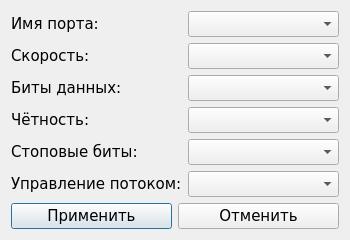
<?xml version="1.0" encoding="UTF-8"?>
<ui version="4.0">
 <class>SettingsDialog</class>
 <widget class="QDialog" name="SettingsDialog">
  <property name="geometry">
   <rect>
    <x>0</x>
    <y>0</y>
    <width>350</width>
    <height>228</height>
   </rect>
  </property>
  <property name="font">
   <font>
    <family>Verdana</family>
    <pointsize>11</pointsize>
   </font>
  </property>
  <property name="windowTitle">
   <string>Settings</string>
  </property>
  <layout class="QVBoxLayout" name="verticalLayout">
   <item>
    <layout class="QGridLayout" name="gridLayout">
     <item row="0" column="0">
      <widget class="QLabel" name="portNameLabel">
       <property name="text">
        <string>Имя порта:</string>
       </property>
      </widget>
     </item>
     <item row="0" column="1">
      <widget class="QComboBox" name="portNameComboBox">
       <property name="sizeAdjustPolicy">
        <enum>QComboBox::AdjustToContentsOnFirstShow</enum>
       </property>
      </widget>
     </item>
     <item row="1" column="0">
      <widget class="QLabel" name="baudRateLabel">
       <property name="text">
        <string>Скорость:</string>
       </property>
      </widget>
     </item>
     <item row="1" column="1">
      <widget class="QComboBox" name="baudRateComboBox">
       <property name="currentIndex">
        <number>-1</number>
       </property>
       <property name="sizeAdjustPolicy">
        <enum>QComboBox::AdjustToContentsOnFirstShow</enum>
       </property>
      </widget>
     </item>
     <item row="2" column="0">
      <widget class="QLabel" name="dataBitsLabel">
       <property name="text">
        <string>Биты данных:</string>
       </property>
      </widget>
     </item>
     <item row="2" column="1">
      <widget class="QComboBox" name="dataBitsComboBox">
       <property name="currentIndex">
        <number>-1</number>
       </property>
       <property name="sizeAdjustPolicy">
        <enum>QComboBox::AdjustToContentsOnFirstShow</enum>
       </property>
      </widget>
     </item>
     <item row="3" column="0">
      <widget class="QLabel" name="parityLabel">
       <property name="text">
        <string>Чётность:</string>
       </property>
      </widget>
     </item>
     <item row="3" column="1">
      <widget class="QComboBox" name="parityComboBox">
       <property name="sizeAdjustPolicy">
        <enum>QComboBox::AdjustToContentsOnFirstShow</enum>
       </property>
      </widget>
     </item>
     <item row="4" column="0">
      <widget class="QLabel" name="stopBitsLabel">
       <property name="text">
        <string>Стоповые биты:</string>
       </property>
      </widget>
     </item>
     <item row="4" column="1">
      <widget class="QComboBox" name="stopBitsComboBox">
       <property name="sizeAdjustPolicy">
        <enum>QComboBox::AdjustToContentsOnFirstShow</enum>
       </property>
      </widget>
     </item>
     <item row="5" column="0">
      <widget class="QLabel" name="flowControlLabel">
       <property name="text">
        <string>Управление потоком:</string>
       </property>
      </widget>
     </item>
     <item row="5" column="1">
      <widget class="QComboBox" name="flowControlComboBox">
       <property name="currentIndex">
        <number>-1</number>
       </property>
       <property name="sizeAdjustPolicy">
        <enum>QComboBox::AdjustToContentsOnFirstShow</enum>
       </property>
      </widget>
     </item>
    </layout>
   </item>
   <item>
    <layout class="QHBoxLayout" name="horizontalLayout">
     <item>
      <widget class="QPushButton" name="okButton">
       <property name="text">
        <string>Применить</string>
       </property>
      </widget>
     </item>
     <item>
      <widget class="QPushButton" name="cancelButton">
       <property name="text">
        <string>Отменить</string>
       </property>
      </widget>
     </item>
    </layout>
   </item>
  </layout>
 </widget>
 <resources/>
 <connections/>
</ui>
